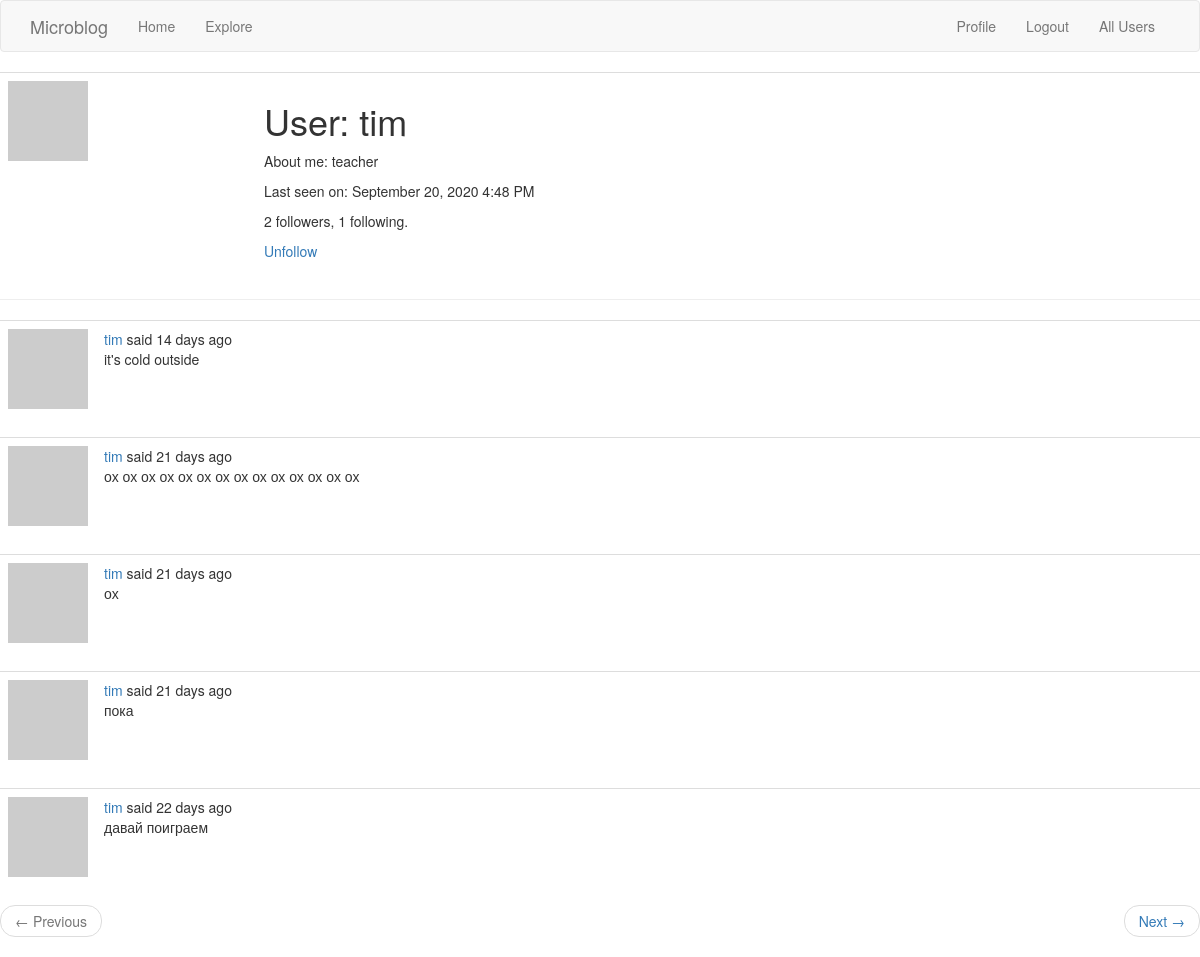
Page /user/tim (signed in) on the earlier database version.
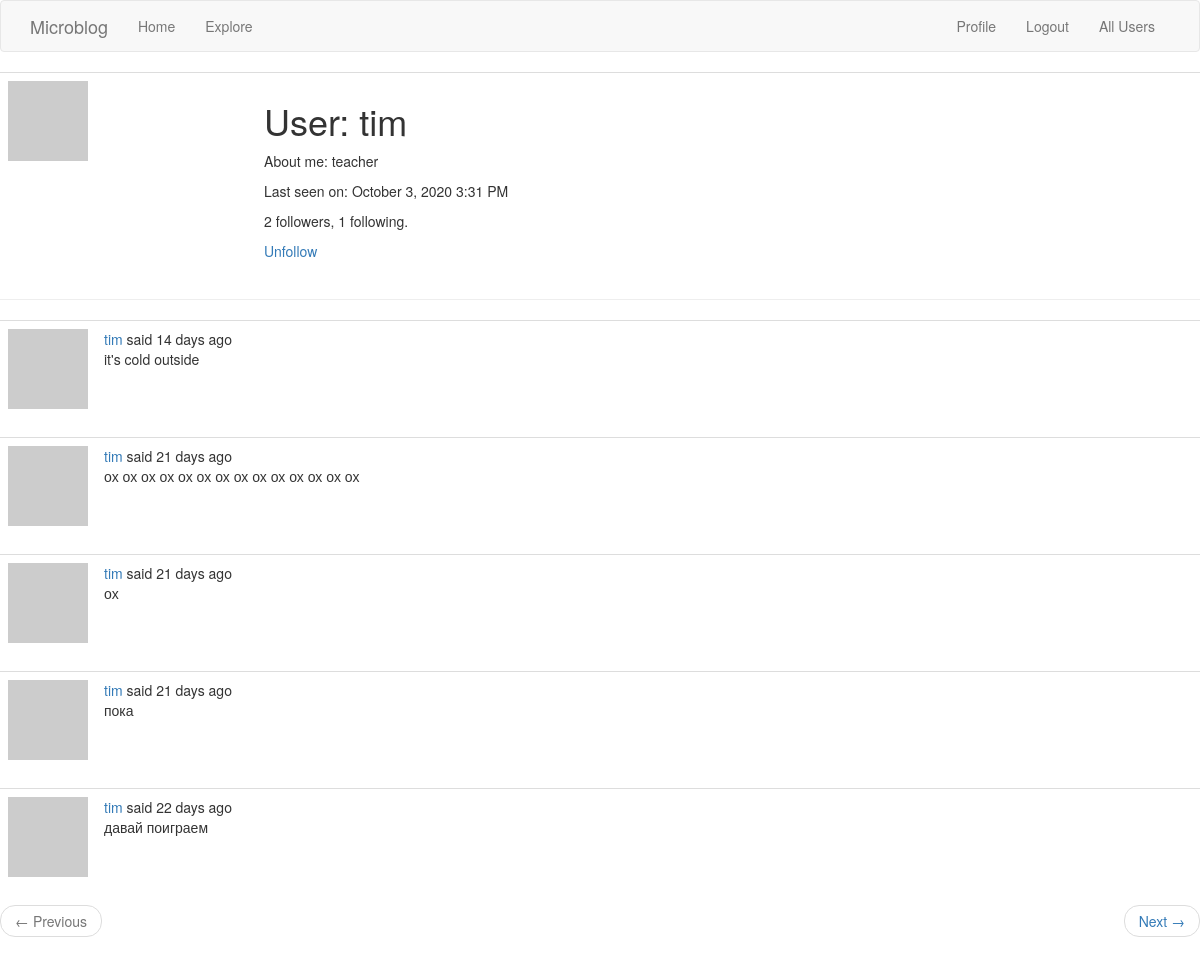
Same page on the later database version.
### app/models.py (models this page shows, shortened)
class User(UserMixin, db.Model):
    id = db.Column(db.Integer, primary_key=True)
    username = db.Column(db.String(64), index=True, unique=True)
    email = db.Column(db.String(120), index=True, unique=True)
    password_hash = db.Column(db.String(128))
    posts = db.relationship("Post", backref="author", lazy="dynamic")
    about_me = db.Column(db.String(140))
    last_seen = db.Column(db.DateTime, default=datetime.utcnow)
    followed = db.relationship("User", secondary=followers,
                               primaryjoin=(followers.c.follower_id == id),
                               secondaryjoin=(followers.c.followed_id == id),
                               backref=db.backref("followers", lazy="dynamic"), lazy="dynamic")
    def is_following(self, user):
        return self.followed.filter(followers.c.followed_id == user.id).count() > 0
    def avatar(self, size):
        digest = md5(self.email.lower().encode("utf-8")).hexdigest()
        return "https://www.gravatar.com/avatar/{}?d=identicon&s={}".format(
            digest, size)

### app/routes.py (the view)
@appl.route("/user/<username>")
@login_required
def user(username):
    user = User.query.filter_by(username=username).first_or_404(
        description="User with username >> {} << is not found".format(username))
    page = request.args.get("page", 1, type=int)
    posts = user.posts.order_by(Post.timestamp.desc()).paginate(
        page, appl.config["POSTS_PER_PAGE"], False)
    next_url = url_for("user", username=user.username, page=posts.next_num) \
        if posts.has_next else None
    prev_url = url_for("user", username=user.username, page=posts.prev_num) \
        if posts.has_prev else None
    return render_template("user.html", user=user, posts=posts.items,
                           next_url=next_url, prev_url=prev_url)

### app/models.py (called while the page is built)
@login.user_loader
def load_user(id):
    return User.query.get(int(id))

### app/routes.py (called while the page is built)
@appl.before_request
def before_request():
    if current_user.is_authenticated:
        current_user.last_seen = datetime.utcnow()
        db.session.commit()

### app/templates/user.html
{% extends "base.html" %}
{% block app_content %}
<table class="table table-hover">
    <tr>
        <td width="256px"><img src="{{ user.avatar(128) }}"></td>
        <td>
            <h1>{{ _('User') }}: {{ user.username }}</h1>
                {% if user.about_me %}
                    <p>{{ _('About me') }}: {{ user.about_me }}</p>
                {% endif %}
                {% if user.last_seen %}
                    <p>{{ _('Last seen on') }}: {{ moment(user.last_seen).format('LLL') }}</p>
                {% endif %}
        <p>{{ user.followers.count() }} followers, {{ user.followed.count() }} following.</p>
        {% if user == current_user %}
            <p><a href="{{ url_for('edit_profile') }}">Edit your profile</a></p>
        {% elif not current_user.is_following(user) %}
            <p><a href="{{ url_for('follow', username=user.username) }}">Follow</a></p>
        {% else %}
            <p><a href="{{ url_for('unfollow', username=user.username) }}">Unfollow</a></p>
        {% endif %}
        </td>
    </tr>
</table>
<hr>
{% for post in posts %}
    {% include "_post.html" %}
{% endfor %}
<nav aria-label="...">
    <ul class="pager">
        <li class="previous{% if not prev_url %} disabled{% endif %}">
            <a href="{{ prev_url or '#' }}">
                <span aria-hidden="true">&larr;</span> {{ _('Previous') }}
            </a>
        </li>
        <li class="next{% if not next_url %} disabled{% endif %}">
            <a href="{{ next_url or '#' }}">
                {{ _('Next') }} <span aria-hidden="true">&rarr;</span>
            </a>
        </li>
    </ul>
</nav>
{% endblock %}

Differences in the rows shown:
changed User "tim": last_seen "September 20, 2020 4:48 PM" → "October 3, 2020 3:31 PM"
